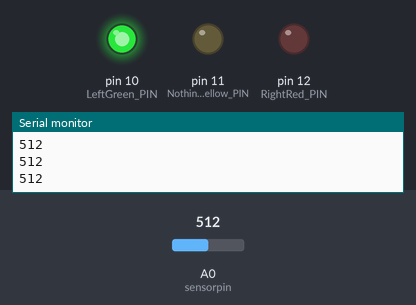
Simulated run of this sketch. Board: Arduino Uno, built with avr-gcc and run on an emulated ATmega328P. Parts: output pins drawn as LEDs (lit = HIGH), the last lines printed to the serial monitor. The test bench sets the inputs (shaded band); at power-on: A0 (sensorpin) = 512.

Above: at 1.2 s.
1.3 s: A0 (sensorpin) set to 116
2.8 s: A0 (sensorpin) set to 105
At 4.0 s:
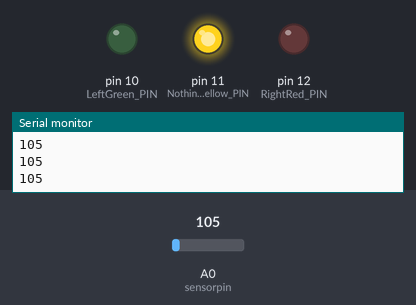
4.3 s: A0 (sensorpin) set to 0
At 5.3 s:
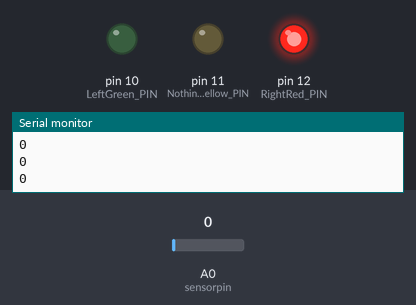
5.9 s: A0 (sensorpin) set to 115
At 6.6 s:
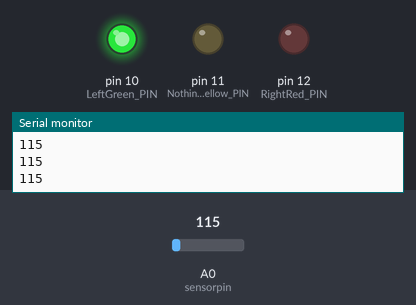
7.5 s: A0 (sensorpin) set to 95
At 7.9 s:
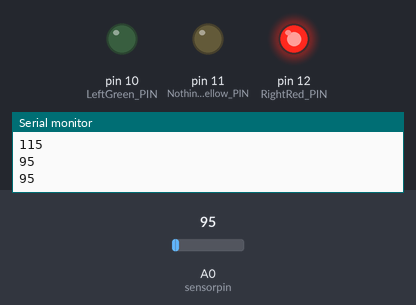
Timing chart, 0 to 10.1 s (numbered marks = the images above; inputs shaded):
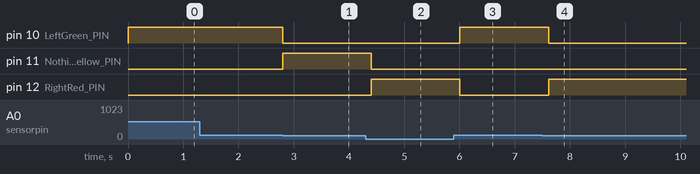

Measured:
- the behaviour switches between 106 and 105 on A0 (sensorpin) (found by bisection; images 0 and 1)
- after the input at 2.8 s, pin 10 (LeftGreen_PIN): HIGH → LOW at once; pin 11 (NothingYellow_PIN): LOW → HIGH at once
- after the input at 4.3 s, pin 11 (NothingYellow_PIN): HIGH → LOW after 0.11 s; pin 12 (RightRed_PIN): LOW → HIGH after 0.11 s
- after the input at 5.9 s, pin 10 (LeftGreen_PIN): LOW → HIGH after 0.11 s; pin 12 (RightRed_PIN): HIGH → LOW after 0.11 s
- after the input at 7.5 s, pin 10 (LeftGreen_PIN): HIGH → LOW after 0.11 s; pin 12 (RightRed_PIN): LOW → HIGH after 0.11 s

The sketch:

RF_sensor.ino
```cpp
#define RightRed_PIN 12
#define NothingYellow_PIN 11
#define LeftGreen_PIN 10

int sensorpin = 0;                 // analog pin used to connect the sharp sensor
int val = 0;                 // variable to store the values from sensor(initially zero)

void setup()
{
  Serial.begin(9600);               // starts the serial monitor

  pinMode(RightRed_PIN, OUTPUT);
  pinMode(NothingYellow_PIN, OUTPUT);
  pinMode(LeftGreen_PIN, OUTPUT);
}

void loop()
{
  val = analogRead(sensorpin);// reads the value of the sharp sensor
  Serial.println(val);
  if (val < 100  ||  val > 105.5 )
  {

    ////
if (val < 100) {

      digitalWrite(RightRed_PIN, HIGH);
      digitalWrite(NothingYellow_PIN, LOW);
      digitalWrite(LeftGreen_PIN, LOW);

    }   else if (val > 110) {
      digitalWrite(RightRed_PIN, LOW);
      digitalWrite(NothingYellow_PIN, LOW);
      digitalWrite(LeftGreen_PIN, HIGH);
    }


    ///

  } else   {
    digitalWrite(RightRed_PIN, LOW);


    digitalWrite(NothingYellow_PIN, HIGH);

    digitalWrite(LeftGreen_PIN, LOW);
  }
  delay(200);
}
```
